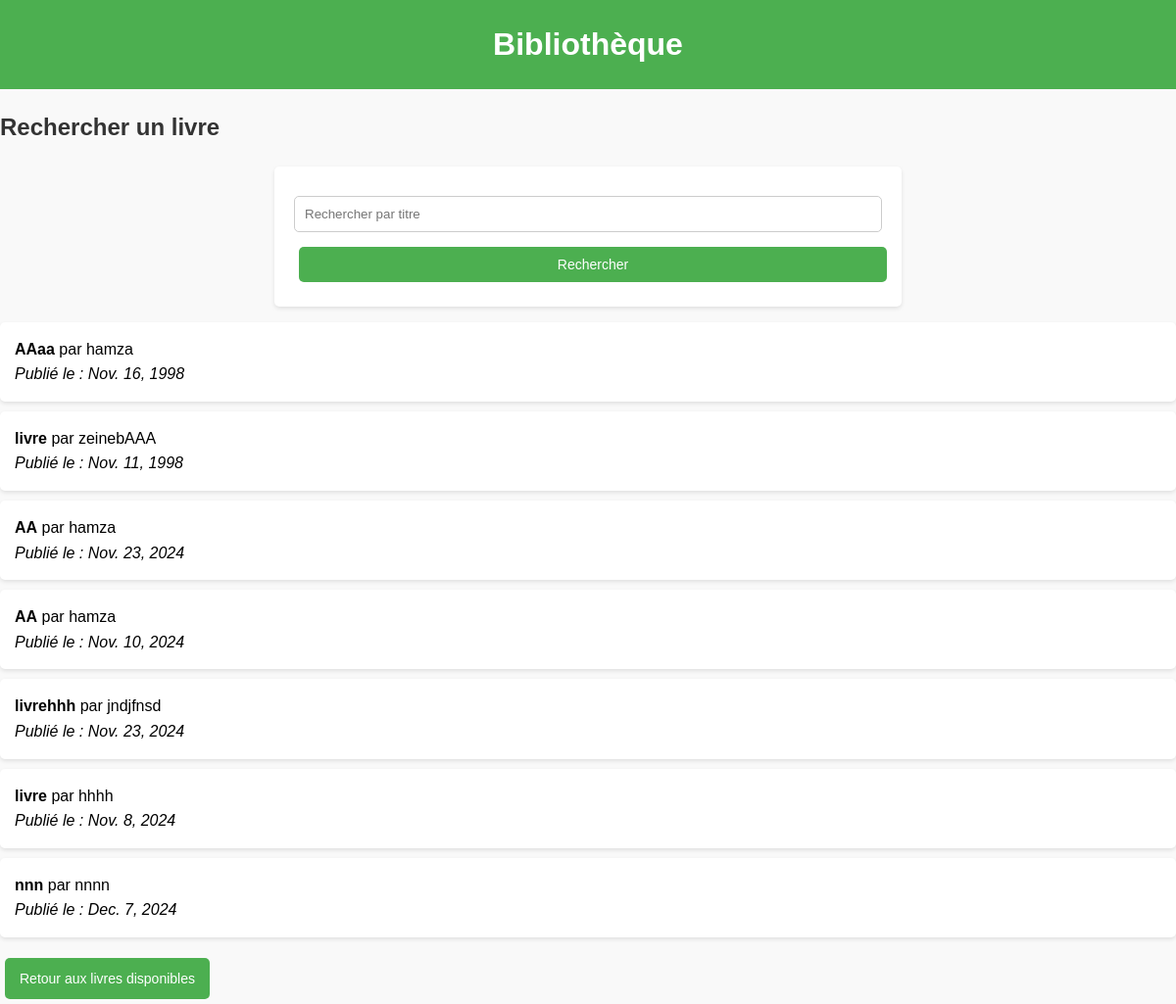
The app's page /rechercher-livres/ with its own data.
### livres/models.py (models this page shows, shortened)
class Livre(models.Model):
    titre = models.CharField(max_length=200)
    auteur = models.CharField(max_length=100)
    date_publication = models.DateField()
    disponible = models.BooleanField(default=True)
    emprunt_count = models.PositiveIntegerField(default=0)
    image = models.ImageField(upload_to='livres/', null=True, blank=True)

### livres/views.py (the view)
# urls.py: path('rechercher-livres/', views.rechercher_livres, name='rechercher_livres'),
def rechercher_livres(request):
    query = request.GET.get('q', '')  # Get the search query from the request
    if query:
        livres = Livre.objects.filter(titre__icontains=query)  # Case-insensitive partial match
    else:
        livres = Livre.objects.all()  # Display all books if no query
    return render(request, 'livres/rechercher_livres.html', {'livres': livres, 'query': query})

### livres/templates/livres/rechercher_livres.html (shortened to what this page needs)
{% extends 'base.html' %}
{% block content %}
    <div class="search-section">
        <h2>Rechercher un livre</h2>
        <form method="get" action="{% url 'rechercher_livres' %}">
            <input type="text" name="q" placeholder="Rechercher par titre" value="{{ query }}" class="search-input">
            <button type="submit" class="btn btn-primary">Rechercher</button>
        </form>
        <ul>
            {% for livre in livres %}
                <li>
                    <strong>{{ livre.titre }}</strong> par {{ livre.auteur }}<br>
                    <em>Publié le : {{ livre.date_publication }}</em>
                </li>
            {% empty %}
                <p>Aucun livre trouvé pour "{{ query }}".</p>
            {% endfor %}
        </ul>
        <a href="{% url 'livres_disponibles' %}" class="btn btn-primary">Retour aux livres disponibles</a>
    </div>
{% endblock %}

### static/styles.css (style rules this page uses)
body { font-family: Arial, sans-serif; background-color: #f9f9f9; margin: 0; padding: 0; line-height: 1.6; }
h2 { color: #333; margin: 20px 0; }
a { color: #4CAF50; text-decoration: none; }
.btn { padding: 10px 15px; margin: 5px; border: none; border-radius: 5px; cursor: pointer; font-size: 14px; display: inline-block; }
.btn-primary { background-color: #4CAF50; color: white; }
ul { list-style-type: none; padding: 0; }
li { background: #fff; margin: 10px 0; padding: 15px; border-radius: 5px; box-shadow: 0 2px 4px rgba(0, 0, 0, 0.1); }
form { background: #fff; padding: 20px; border-radius: 5px; box-shadow: 0 2px 4px rgba(0, 0, 0, 0.1); max-width: 600px; margin: 0 auto; }
form input, form select, form textarea { width: 100%; padding: 10px; margin: 10px 0; border: 1px solid #ccc; border-radius: 5px; box-sizing: border-box; }
form button { width: 100%; background-color: #4CAF50; color: white; padding: 10px; border: none; border-radius: 5px; cursor: pointer; font-size: 16px; }

### records on screen
Livre: titre "AAaa", auteur "hamza", date_publication "Nov. 16, 1998"
Livre: titre "livre", auteur "zeinebAAA", date_publication "Nov. 11, 1998"
Livre: titre "AA", auteur "hamza", date_publication "Nov. 23, 2024"
Livre: titre "AA", auteur "hamza", date_publication "Nov. 10, 2024"
Livre: titre "livrehhh", auteur "jndjfnsd", date_publication "Nov. 23, 2024"
Livre: titre "livre", auteur "hhhh", date_publication "Nov. 8, 2024"
Livre: titre "nnn", auteur "nnnn", date_publication "Dec. 7, 2024"
